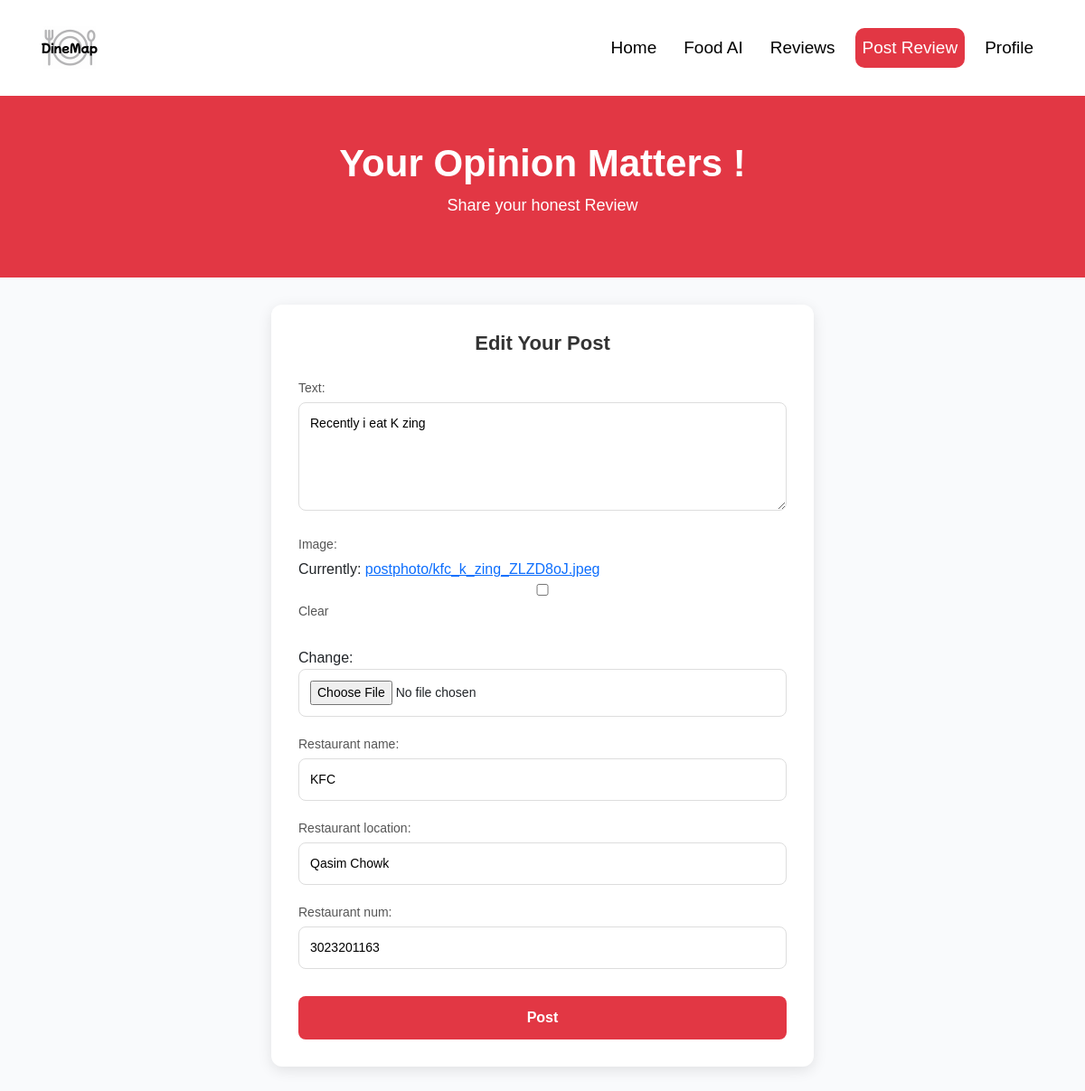
Screenshot of /reviews/12/edit/ (signed in) with the database file from the repository.
### reviews/models.py (models this page shows, shortened)
class Review(models.Model):  # Class names should be capitalized by convention
    user = models.ForeignKey(User, on_delete=models.CASCADE)
    text = models.TextField(max_length=1000)
    image = models.ImageField(upload_to='postphoto/', blank=True, null=True)
    restaurant_name = models.CharField(max_length=255,blank=False,null=False)
    restaurant_location= models.CharField(max_length=100,blank=False,null=False)
    restaurant_num =models.IntegerField(blank=True,null=True)
    posted_on = models.DateTimeField(auto_now_add=True)
    updated_on = models.DateTimeField(auto_now=True)

### reviews/views.py (the view)
# urls.py: path('<int:review_id>/edit/', views.Review_edit, name='Review_edit'),
def Review_edit(request, review_id):
    review = get_object_or_404(Review, pk=review_id, user=request.user)
    if request.method == "POST":
        form = User_Review(request.POST, request.FILES, instance=review)
        if form.is_valid():
            form.save()  # Save the form after assigning the current user
            return redirect('Reviews_List')  # Redirect to the reviews list page
    else:
        form = User_Review(instance=review)
    return render(request, 'reviews/Review_created.html', {'form': form})

### reviews/forms.py
class User_Review(forms.ModelForm):
    class Meta:
        model = Review
        fields = ['text', 'image', 'restaurant_name', 'restaurant_location', 'restaurant_num']

### reviews/templates/reviews/Review_created.html (shortened to what this page needs)
<!DOCTYPE html>
{% load static %}
<html lang="en">
<head>
    <link href="https://cdn.jsdelivr.net/npm/bootstrap@5.0.2/dist/css/bootstrap.min.css" rel="stylesheet">
</head>
<body>
    <header>
        <nav class="navbar navbar-expand-lg navbar-light">
            <div class="container">
                <a class="navbar-brand">
                    <img src="{% static 'DineMap.png' %}" alt="Logo">
                </a>
                <div class="collapse navbar-collapse" id="navbarNav">
                    <ul class="navbar-nav ms-auto">
                        <li class="nav-item"><a class="nav-link" href="http://127.0.0.1:8000/">Home</a></li>
                        <li class="nav-item"><a class="nav-link" href="http://127.0.0.1:8000/reviews/search/">Food AI</a></li>
                        <li class="nav-item"><a class="nav-link " href="http://127.0.0.1:8000/reviews/">Reviews</a></li>
                        <li class="nav-item"><a class="nav-link active" href="#">Post Review</a></li>
                        <li class="nav-item"><a class="nav-link" href="#">Profile</a></li>
                    </ul>
                </div>
            </div>
        </nav>
    </header>
    <section class="hero">
        <h1>Your Opinion Matters !</h1>
        <p>Share your honest Review</p>
    </section>
    <div class="form-container">
        <h1 class="form-title">
            {% if form.instance.pk %}
                Edit Your Post
            {% else %}
                Create a Review
            {% endif %}
        </h1>
        <form method="post" enctype="multipart/form-data">
            {% for field in form %}
            <div class="form-group">
                {{ field.label_tag }}
                {{ field }}
            </div>
            {% endfor %}
            <button type="submit" class="btn btn-primary">Post</button>
        </form>
    </div>
</body>
</html>

### reviews/templates/reviews/Review_created.html (style rules this page uses)
* { margin: 0; padding: 0; box-sizing: border-box; }
body { font-family: 'Poppins', sans-serif; background: #f9fafc; }
header { background: #ffffff; box-shadow: 0 2px 8px rgba(0, 0, 0, 0.1); padding: 10px 0; }
.navbar-brand { font-size: 24px; font-weight: bold; color: rgb(0, 0, 0); width: 100px; }
.nav-link { color: black !important; font-size: 19px; transition: color 0.3s ease, background-color 0.3s ease; margin: 7px; border-radius: 10px; }
.nav-link:hover, .nav-link.active { color: white !important; background: #E23744; border-radius: 10px; }
.hero { background: #E23744; color: white; text-align: center; padding: 50px 0; }
.hero h1 { font-size: 42px; font-weight: bold; }
.hero p { font-size: 18px; }
.form-container { max-width: 600px; margin: 30px auto; background: #fff; border-radius: 12px; box-shadow: 0 4px 15px rgba(0, 0, 0, 0.1); padding: 30px; }
.form-title { text-align: center; margin-bottom: 25px; font-size: 22px; font-weight: 600; color: #333; }
.form-group { margin-bottom: 20px; }
.form-group label { font-size: 14px; font-weight: 500; color: #555; margin-bottom: 5px; display: block; }
.form-group input, .form-group select, .form-group textarea { width: 100%; padding: 12px; border: 1px solid #ddd; border-radius: 8px; font-size: 14px; transition: border-color 0.3s ease; }
.form-group textarea { resize: vertical; height: 120px; max-height: 200px; min-height: 80px; }
.btn-primary { width: 100%; padding: 12px; font-size: 16px; font-weight: 600; border-radius: 8px; background: #E23744; border: none; color: #fff; transition: background 0.3s ease; margin-top: 10px; }

### rows the page displays
Review: form "Recently i eat K zing" "KFC" "Qasim Chowk" "3023201163"

### other values shown
{{ field.label_tag }} "Text:" "Image:" "Restaurant name:" "Restaurant location:" "Restaurant num:"
